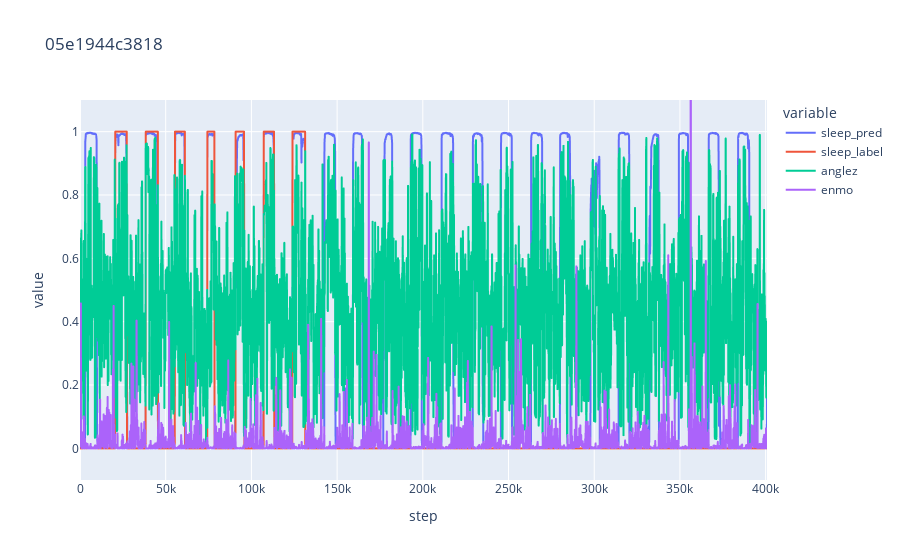

The cell this chart's notebook holds for it:
### Code cell
import plotly.express as px

px.line(
    series_df.filter(pl.col("step") % 100 == 0).to_pandas(),
    x="step",
    y=[
        "sleep_pred",
        # "onset_pred",
        # "wakeup_pred",
        "sleep_label",
        # "onset_label",
        # "wakeup_label",
        "anglez",
        "enmo",
    ],
    title=series_id,
    # height=500,
    # width=1500,
    range_y=[-0.1, 1.1],
)

### Figure 1 — Plotly figure (JSON) as saved in the notebook; plotly's stock layout.template omitted (floating-point values rounded to 4 significant figures; data arrays with more than 128 entries replaced by an {"elided": "..."} marker saying what was removed)
{"data": [{"hovertemplate": "variable=sleep_pred<br>step=%{x}<br>value=%{y}<extra></extra>", "legendgroup": "sleep_pred", "line": {"color": "#636efa", "dash": "solid"}, "marker": {"symbol": "circle"}, "mode": "lines", "name": "sleep_pred", "showlegend": true, "type": "scattergl", "x": {"elided": "4009 int values"}, "xaxis": "x", "y": {"elided": "4009 float values"}, "yaxis": "y"}, {"hovertemplate": "variable=sleep_label<br>step=%{x}<br>value=%{y}<extra></extra>", "legendgroup": "sleep_label", "line": {"color": "#EF553B", "dash": "solid"}, "marker": {"symbol": "circle"}, "mode": "lines", "name": "sleep_label", "showlegend": true, "type": "scattergl", "x": {"elided": "4009 int values"}, "xaxis": "x", "y": {"elided": "4009 float values"}, "yaxis": "y"}, {"hovertemplate": "variable=anglez<br>step=%{x}<br>value=%{y}<extra></extra>", "legendgroup": "anglez", "line": {"color": "#00cc96", "dash": "solid"}, "marker": {"symbol": "circle"}, "mode": "lines", "name": "anglez", "showlegend": true, "type": "scattergl", "x": {"elided": "4009 int values"}, "xaxis": "x", "y": {"elided": "4009 float values"}, "yaxis": "y"}, {"hovertemplate": "variable=enmo<br>step=%{x}<br>value=%{y}<extra></extra>", "legendgroup": "enmo", "line": {"color": "#ab63fa", "dash": "solid"}, "marker": {"symbol": "circle"}, "mode": "lines", "name": "enmo", "showlegend": true, "type": "scattergl", "x": {"elided": "4009 int values"}, "xaxis": "x", "y": {"elided": "4009 float values"}, "yaxis": "y"}], "layout": {"legend": {"title": {"text": "variable"}, "tracegroupgap": 0}, "title": {"text": "05e1944c3818"}, "xaxis": {"anchor": "y", "domain": [0, 1], "title": {"text": "step"}}, "yaxis": {"anchor": "x", "domain": [0, 1], "range": [-0.1, 1.1], "title": {"text": "value"}}}}
